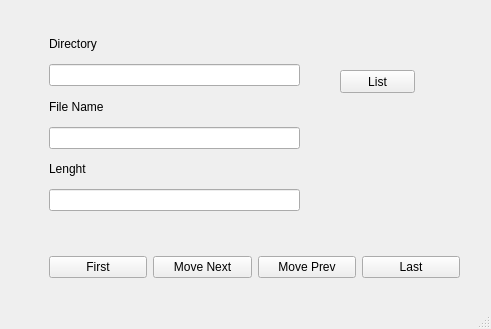
<?xml version="1.0" encoding="UTF-8"?>
<ui version="4.0">
 <class>MainWindow</class>
 <widget class="QMainWindow" name="MainWindow">
  <property name="geometry">
   <rect>
    <x>0</x>
    <y>0</y>
    <width>491</width>
    <height>329</height>
   </rect>
  </property>
  <property name="minimumSize">
   <size>
    <width>491</width>
    <height>329</height>
   </size>
  </property>
  <property name="maximumSize">
   <size>
    <width>491</width>
    <height>329</height>
   </size>
  </property>
  <property name="windowTitle">
   <string>MainWindow</string>
  </property>
  <widget class="QWidget" name="centralwidget">
   <widget class="QPushButton" name="pushButtonList">
    <property name="geometry">
     <rect>
      <x>340</x>
      <y>70</y>
      <width>75</width>
      <height>23</height>
     </rect>
    </property>
    <property name="text">
     <string>List</string>
    </property>
   </widget>
   <widget class="QWidget" name="verticalLayoutWidget">
    <property name="geometry">
     <rect>
      <x>49</x>
      <y>30</y>
      <width>251</width>
      <height>181</height>
     </rect>
    </property>
    <layout class="QVBoxLayout" name="verticalLayout">
     <item>
      <widget class="QLabel" name="label">
       <property name="text">
        <string>Directory</string>
       </property>
      </widget>
     </item>
     <item>
      <widget class="QLineEdit" name="lineEditDir"/>
     </item>
     <item>
      <widget class="QLabel" name="label_2">
       <property name="text">
        <string>File Name</string>
       </property>
      </widget>
     </item>
     <item>
      <widget class="QLineEdit" name="lineEditFileName"/>
     </item>
     <item>
      <widget class="QLabel" name="label_3">
       <property name="text">
        <string>Lenght</string>
       </property>
      </widget>
     </item>
     <item>
      <widget class="QLineEdit" name="lineEditLenght"/>
     </item>
    </layout>
   </widget>
   <widget class="QWidget" name="horizontalLayoutWidget">
    <property name="geometry">
     <rect>
      <x>49</x>
      <y>237</y>
      <width>411</width>
      <height>61</height>
     </rect>
    </property>
    <layout class="QHBoxLayout" name="horizontalLayout">
     <item>
      <widget class="QPushButton" name="pushButtonFirst">
       <property name="text">
        <string>First</string>
       </property>
      </widget>
     </item>
     <item>
      <widget class="QPushButton" name="pushButtonNext">
       <property name="text">
        <string>Move Next</string>
       </property>
      </widget>
     </item>
     <item>
      <widget class="QPushButton" name="pushButtonPrev">
       <property name="text">
        <string>Move Prev</string>
       </property>
      </widget>
     </item>
     <item>
      <widget class="QPushButton" name="pushButtonLast">
       <property name="text">
        <string>Last</string>
       </property>
      </widget>
     </item>
    </layout>
   </widget>
  </widget>
  <widget class="QMenuBar" name="menubar">
   <property name="geometry">
    <rect>
     <x>0</x>
     <y>0</y>
     <width>491</width>
     <height>21</height>
    </rect>
   </property>
  </widget>
  <widget class="QStatusBar" name="statusbar"/>
 </widget>
 <resources/>
 <connections/>
</ui>
